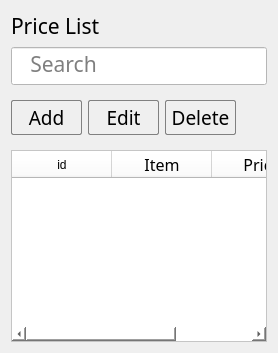
      <widget class="QWidget" name="tab_8">
       <attribute name="title">
        <string>Page</string>
       </attribute>
       <layout class="QVBoxLayout" name="verticalLayout_10">
        <item>
         <widget class="QLabel" name="label_20">
          <property name="font">
           <font>
            <family>Segoe UI Light</family>
            <pointsize>16</pointsize>
           </font>
          </property>
          <property name="text">
           <string>Price List</string>
          </property>
         </widget>
        </item>
        <item>
         <widget class="QLineEdit" name="price_list_search">
          <property name="minimumSize">
           <size>
            <width>150</width>
            <height>0</height>
           </size>
          </property>
          <property name="maximumSize">
           <size>
            <width>300</width>
            <height>16777215</height>
           </size>
          </property>
          <property name="font">
           <font>
            <family>Segoe UI Light</family>
            <pointsize>16</pointsize>
           </font>
          </property>
          <property name="styleSheet">
           <string notr="true">color: rgb(0, 0, 0);
selection-background-color: rgb(129, 129, 129);
background-color: rgb(255, 255, 255);</string>
          </property>
          <property name="alignment">
           <set>Qt::AlignLeading|Qt::AlignLeft|Qt::AlignTop</set>
          </property>
          <property name="placeholderText">
           <string>   Search</string>
          </property>
         </widget>
        </item>
        <item>
         <widget class="QWidget" name="widget_33" native="true">
          <property name="minimumSize">
           <size>
            <width>50</width>
            <height>50</height>
           </size>
          </property>
          <layout class="QHBoxLayout" name="horizontalLayout_4">
           <property name="leftMargin">
            <number>0</number>
           </property>
           <item>
            <widget class="QPushButton" name="price_list_add">
             <property name="minimumSize">
              <size>
               <width>71</width>
               <height>35</height>
              </size>
             </property>
             <property name="maximumSize">
              <size>
               <width>71</width>
               <height>35</height>
              </size>
             </property>
             <property name="font">
              <font>
               <family>Segoe UI Light</family>
               <pointsize>14</pointsize>
               <weight>3</weight>
               <italic>false</italic>
               <bold>false</bold>
              </font>
             </property>
             <property name="styleSheet">
              <string notr="true">
border : 1 solid gray;
border-radius:  2;
font: 25 14pt &quot;Segoe UI Light&quot;;</string>
             </property>
             <property name="text">
              <string>Add</string>
             </property>
             <property name="flat">
              <bool>false</bool>
             </property>
            </widget>
           </item>
           <item>
            <widget class="QPushButton" name="price_list_edit">
             <property name="minimumSize">
              <size>
               <width>71</width>
               <height>35</height>
              </size>
             </property>
             <property name="maximumSize">
              <size>
               <width>71</width>
               <height>35</height>
              </size>
             </property>
             <property name="font">
              <font>
               <family>Segoe UI Light</family>
               <pointsize>14</pointsize>
               <weight>3</weight>
               <italic>false</italic>
               <bold>false</bold>
              </font>
             </property>
             <property name="styleSheet">
              <string notr="true">
border : 1 solid gray;
border-radius:  2;
font: 25 14pt &quot;Segoe UI Light&quot;;</string>
             </property>
             <property name="text">
              <string>Edit</string>
             </property>
             <property name="flat">
              <bool>false</bool>
             </property>
            </widget>
           </item>
           <item>
            <widget class="QPushButton" name="price_list_delete">
             <property name="minimumSize">
              <size>
               <width>71</width>
               <height>35</height>
              </size>
             </property>
             <property name="maximumSize">
              <size>
               <width>71</width>
               <height>35</height>
              </size>
             </property>
             <property name="font">
              <font>
               <family>Segoe UI Light</family>
               <pointsize>14</pointsize>
               <weight>3</weight>
               <italic>false</italic>
               <bold>false</bold>
              </font>
             </property>
             <property name="styleSheet">
              <string notr="true">
border : 1 solid gray;
border-radius:  2;
font: 25 14pt &quot;Segoe UI Light&quot;;</string>
             </property>
             <property name="text">
              <string>Delete</string>
             </property>
             <property name="flat">
              <bool>false</bool>
             </property>
            </widget>
           </item>
           <item>
            <widget class="QWidget" name="widget_34" native="true"/>
           </item>
          </layout>
         </widget>
        </item>
        <item>
         <widget class="QTableWidget" name="price_list_table">
          <property name="styleSheet">
           <string notr="true">background-color: rgb(255, 255, 255);
font: 12pt &quot;Segoe UI&quot;;
selection-background-color: rgb(29, 111, 66);</string>
          </property>
          <column>
           <property name="text">
            <string>id</string>
           </property>
           <property name="font">
            <font>
             <family>Segoe UI</family>
             <pointsize>9</pointsize>
            </font>
           </property>
          </column>
          <column>
           <property name="text">
            <string>Item</string>
           </property>
           <property name="font">
            <font>
             <family>Segoe UI Light</family>
             <pointsize>12</pointsize>
             <weight>50</weight>
             <bold>false</bold>
            </font>
           </property>
          </column>
          <column>
           <property name="text">
            <string>Price</string>
           </property>
           <property name="font">
            <font>
             <family>Segoe UI Light</family>
             <pointsize>12</pointsize>
             <weight>50</weight>
             <bold>false</bold>
            </font>
           </property>
          </column>
         </widget>
        </item>
       </layout>
      </widget>
